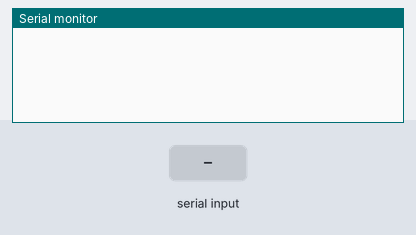
This sketch was run on a simulated Arduino Uno, built with avr-gcc and run on an emulated ATmega328P. On the bench: the last lines printed to the serial monitor. The test bench sets the inputs (shaded band).

Above: at 1.2 s.
1.3 s: "k" received over Serial
At 2.3 s:
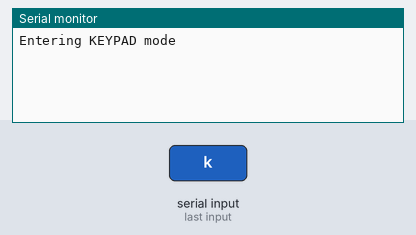
2.8 s: "r" received over Serial
At 3.5 s:
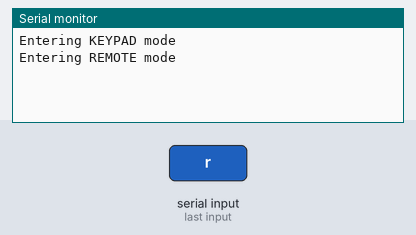

The sketch:

read_serial.ino
```cpp
volatile String mode;

void setup() {
  Serial.begin(9600);     // opens serial port, sets data rate to 9600 bps
}

void loop() {

  // read the sensor:

  if (Serial.available() > 0) {

    int mode = Serial.read();
    switch (mode) {
      case 'k':
        Serial.print("Entering KEYPAD mode\n");
        break;

      case 'r':
        Serial.print("Entering REMOTE mode\n");
        break;

      default:
        break;

    }
  }
}
```

Measured:
- after the input at 1.3 s, the serial monitor: prints a new line at once (image 1)
- after the input at 2.8 s, the serial monitor: prints a new line at once (image 2)
